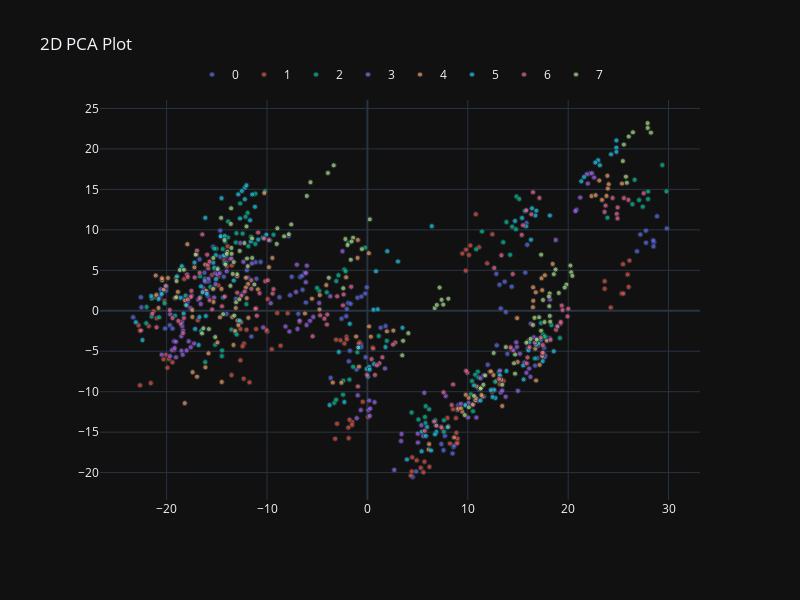

The code cell stored with this chart in its notebook:
### Code cell
from sklearn.decomposition import PCA
x = masks[subject_id]
pca = PCA(n_components=3)
principalComponents = pca.fit_transform(x)

principal = pd.DataFrame(data = principalComponents
             ,columns = ['principal component 1',
                         'principal component 2',
                         'principal component 3'])

plot_2d(principalComponents[:, 0],
        principalComponents[:, 1],
        y = categories[subject_id],
        path = os.path.join(explanatory_fMRI_dir, 'pca_2d.png'),
        title="2D PCA Plot"
       )
